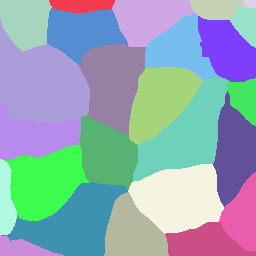
#> input picture 05_feature_extraction/data/membrane_labels.tif, 256 x 256 px
$ jupyter execute 01_perimeter_calculation.ipynb   (shell and % lines are left out)
#> lines starting #> are read from the running program, lines starting #| are printed output that depends on the picture; after the words box and inside, x2 and y2 are one past the last pixel; in counts of white or black regions, pixels touching at a corner belong together
# Perimeter Calculation

In this notebook we will learn how to extract object boundaries from instance segmentations. We will also examine some pitfalls of accurately calculating perimeters in discretized datasets.

[cell 1]
from __future__ import division, print_function

import numpy as np
from skimage.io import imread, imshow
from skimage.segmentation import find_boundaries, clear_border
from skimage.morphology import skeletonize
from scipy.ndimage import label, binary_fill_holes

import matplotlib.pyplot as plt

# Load Data

As with notebook '00_intensity_and_size' the images in this notebook were generated using notebooks from last week's lecture.

[cell 2]
membrane_labels = imread('data/membrane_labels.tif')
#> membrane_labels is the input picture: shape (256, 256) int32; 25 distinct labels, from 1 to 25
imshow(membrane_labels)

# Object Boundaries

Here we will use a combination of functions to extract and index the boundaries of all of the cells in the watershed result. With these images, we will perform a perimeter calculation on a selected cell.

[cell 3]
boundary_image = find_boundaries(membrane_labels, connectivity = 2) #this function returns a boolean image
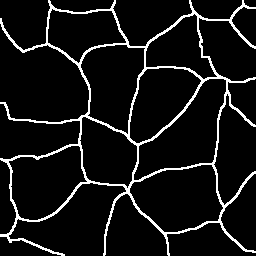
#> boundary_image: shape (256, 256) bool; 8.1% white in thin lines or dots
imshow(boundary_image)

[cell 4]
indexed_boundary_image = boundary_image.astype(int)
#> indexed_boundary_image: shape (256, 256) int64; values 0 (black) and 1 (white), 8.1% white in thin lines or dots
indexed_boundary_image[indexed_boundary_image > 0] = membrane_labels[indexed_boundary_image > 0]
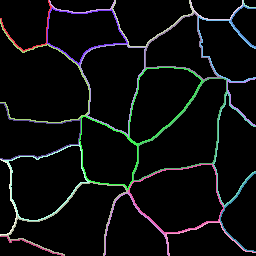
#> indexed_boundary_image: shape (256, 256) int64; 26 distinct labels, from 0 to 25; one colour per label, 0 black
imshow(indexed_boundary_image, cmap = 'Set3') #this colormap makes it visually separate the boundaries of adjacent cells

Isolate the boundary of a single cell using the boolean indexing operator 'not equal.'

[cell 5]
boundary_object_20 = np.copy(indexed_boundary_image)
boundary_object_20[boundary_object_20 != 20] = 0
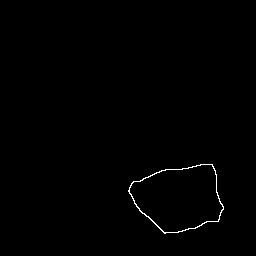
#> boundary_object_20: shape (256, 256) int64; values 0 (black) and 20 (white), 0.5% white in thin lines or dots, all inside (x1, y1, x2, y2) = (128, 164, 224, 234)
imshow(boundary_object_20)

Apply a skeletonization function to the isolated boundary to ensure that the perimeter width is a single pixel at all positions.

[cell 6]
boundary_object_20 = skeletonize(boundary_object_20.astype(bool)) #inputs for this function must be boolean
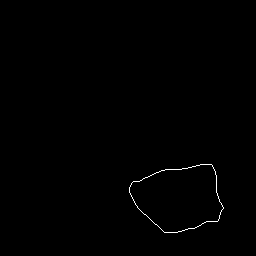
#> boundary_object_20: shape (256, 256) bool; 0.37% white in thin lines or dots, all inside (x1, y1, x2, y2) = (129, 164, 224, 233)
imshow(boundary_object_20)

In the next three cells, we will perform a little trick with the $N_{4}$ neighborhood kernel and connected component labeling to identify which pixels in the boundary should contribute $\sqrt{2}$.

`np.where` is a useful function that lists the coordinates that a labeled object occupies in the image. You can read the doucmentation here:

<https://numpy.org/doc/stable/reference/generated/numpy.where.html>

[cell 7]
edge_kernel = np.array([[0, 1, 0],
                        [1, 1, 1],
                        [0, 1, 0]])

edge_connected_pixels, n_edges = label(boundary_object_20, structure = edge_kernel)
#> edge_connected_pixels: shape (256, 256) int32; 84 distinct labels, from 0 to 83
#> n_edges = 83
imshow(edge_connected_pixels)

[cell 8]
edge_lengths = np.zeros((n_edges, 1), dtype = float)
#> edge_lengths = 83 values from 0 to 0

for i in range(n_edges):

    n_pixels = len(np.where(edge_connected_pixels == i+1)[0])

    if n_pixels == 1:
        edge_lengths[i,...] = np.sqrt(2)

    elif n_pixels > 1:
        edge_lengths[i,...] = n_pixels
#> this loop made 83 passes
#> n_pixels on passes 1 to 12: 12, 4, 2, 4, 4, 2, 6, 17, 2, 4, 2, 4
#> after the loop, edge_lengths = 83 values, max 18 at index 16, min 1.41 at index 20, mean 3.04

[cell 9]
perimeter = np.sum(edge_lengths)
#> perimeter = 252.6
perimeter
#> Out = 252.6

# Exercise

Thinking back to last week's lecture on morphological operations, first use the function `clear_border` to remove incomplete objects in the nuclear segmentation result shown below. Second, use `binary_fill_holes` to 'clean up' the remaining segmented objects. Finally, select an object you want to extract the boundaries of and determine its perimeter.

Here are the documentation links for the functions if you would like to remind yourself of their input and output requirements:

<https://scikit-image.org/docs/stable/api/skimage.segmentation.html#skimage.segmentation.clear_border>

<https://docs.scipy.org/doc/scipy/reference/generated/scipy.ndimage.binary_fill_holes.html#scipy.ndimage.binary_fill_holes>

Hint #1: use the $N_{8}$ neighborhood as the `structure` input for `binary_fill_holes`. This can be written as `np.ones((3,3))`.

Hint #2: you can use the function `np.unique` to see all of the values present in the array.

If you are feeling ambitious, you can write a for loop that will perform these operations for all of the objects in the image :)

[cell 10]
nuclei_labels = imread('data/nuclei_labels.tif')
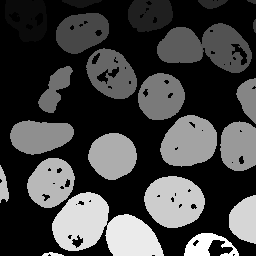
#> input picture 05_feature_extraction/data/nuclei_labels.tif, 256 x 256 px
#> nuclei_labels is the input picture: shape (256, 256); min 0, max 255, mean 65.7
imshow(nuclei_labels, cmap = 'Set3')
